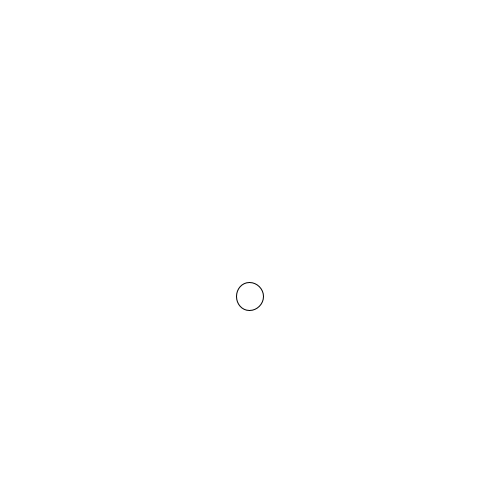
Frame 1 (no input)
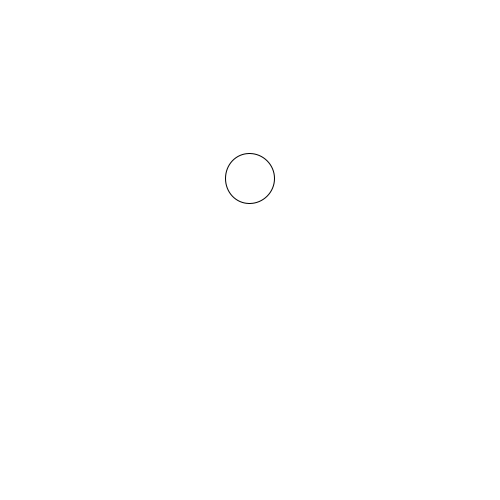
Frame 60 (the mouse pressed at the canvas centre just before this capture)
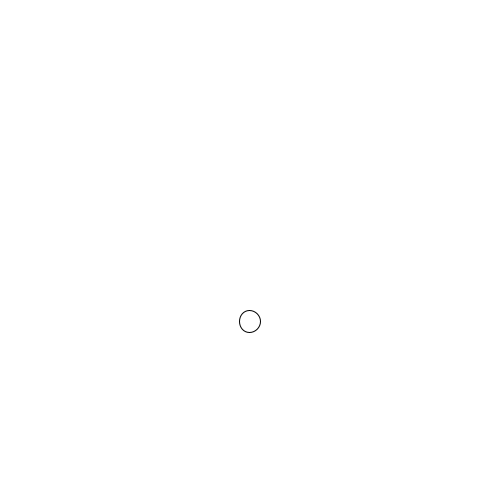
Frame 120 (the mouse held since frame 60 and released just before this capture)

The Processing sketch that drew these frames (run headless with seeded random() and noise(); from frame 60 on, the mouse is pressed at the canvas centre):

// Processing sketch: sketch_01_draw_to_screen_modulated_by_sinewave
// ── sketch_01_draw_to_screen_modulated_by_sinewave.pde
void setup() {
  frameRate(30);
  background(255);
  size(500, 500);
}

void draw() {
  background(255);
  
  float time = millis() / 1000.0;
  float waveFunction = sineWave(time, 0.25);
  float waveFunction2 = sineWave(time, 0.125);
  
  float positionY = map(waveFunction, -1.0, 1.0, 0, height);
  float size = map(waveFunction2, -1.0, 1.0, 0, 50);
  
  ellipse(250, positionY, size, size);
}

float sineWave(float time, float herz) {
  float phase = (time * herz) * (PI * 2.0);
  return sin(phase);
}
